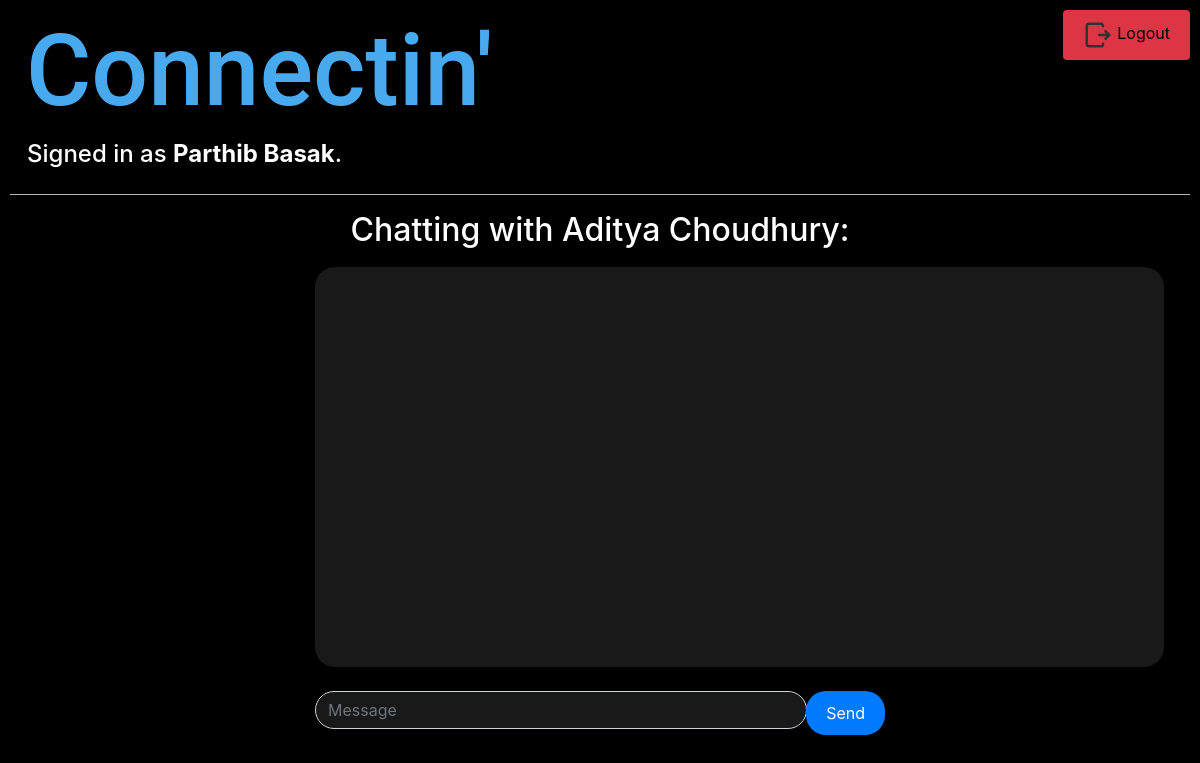
Before: /chat/parthibbasak_chatroomfor_adityachoudhury/ (signed in) with the older database file.
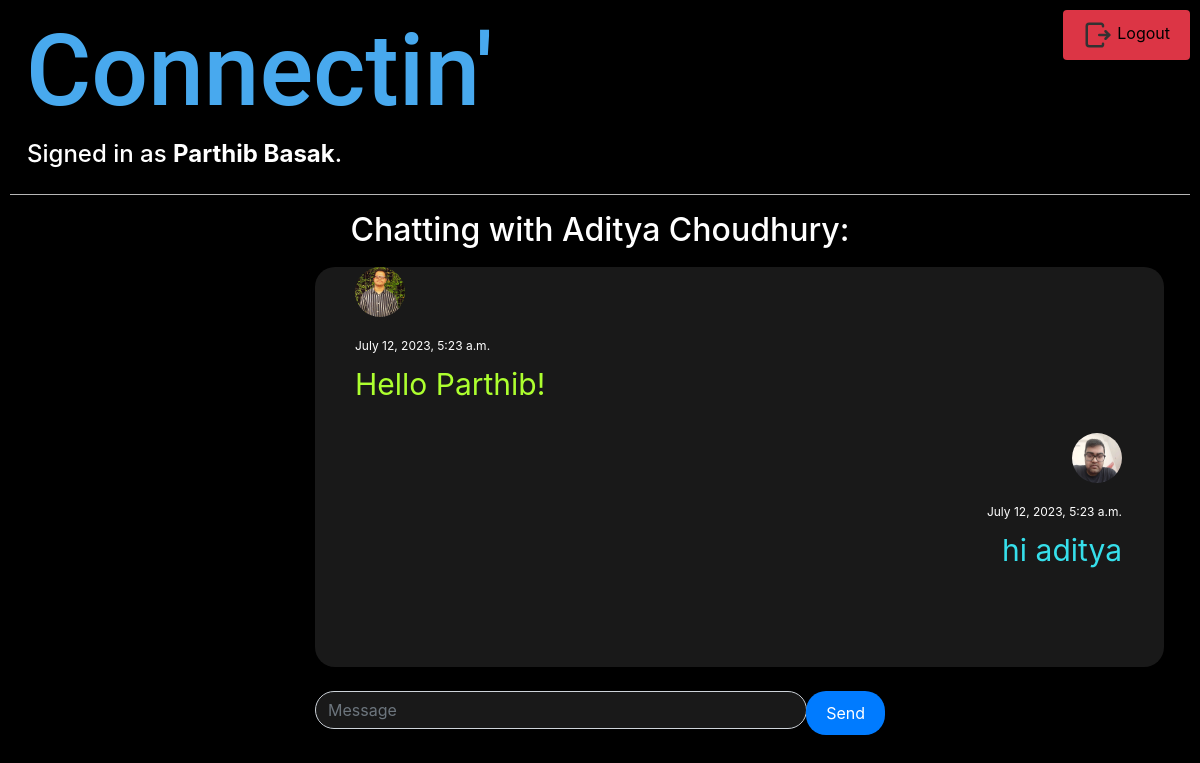
After: the same page with the newer database file.
### chat/models.py (models this page shows, shortened)
class messages(models.Model):
    roomname = models.ForeignKey(room,on_delete=models.CASCADE,related_name='roomname')
    sender=models.ForeignKey(User,related_name='sender',on_delete=models.CASCADE,blank=True)
    content=models.TextField()
    timestamp=models.DateTimeField(auto_now_add=True)

### lprofile/models.py (models this page shows, shortened)
class profile1(models.Model):
    profowner=models.ForeignKey(User,on_delete=models.CASCADE,blank=True,null=True,related_name="profowner")
    role=models.CharField(max_length=10,default='Neither')
    profimg=models.ImageField(null=True,blank=True,upload_to="media/profimages")
    cv=models.FileField(null=True,blank=True,upload_to="media/cvfiles")
    about=models.CharField(max_length=300,blank=True)
    follower=models.ManyToManyField(User,related_name="follower",blank=True)
    followers=models.ManyToManyField(User,related_name="followers",blank=True)
    connections=models.ManyToManyField(User,related_name="connections",blank=True)
    requests=models.ManyToManyField(User,related_name="requests",blank=True)

### chat/views.py (the view)
# urls.py: path("<str:room_name>/", views.roomin, name="room"),
@login_required
def roomin(request, room_name):
    try:
        room_1=room.objects.get(name=room_name)
    except ObjectDoesNotExist:
        room_1=room(name=room_name)
        room_1.save()
    chats=[]
    chats=messages.objects.filter(roomname=room_1)
    other_user=User.objects.get(username=(room_name.replace('_chatroomfor_','')).replace(request.user.username,''))
    theirprof=profile1.objects.get(profowner=other_user)
    myprof=profile1.objects.get(profowner=request.user)
    return render(request,"chat/room.html",{
        'room_name': room_name,
        'chats':chats,
        'username':request.user.username,
        'other_user':other_user,
        'theirprof':theirprof,
        'myprof':myprof
    })

### chat/templates/chat/room.html (shortened to what this page needs)
{% extends 'lprofile/layout.html' %}
{% block body %}
    <h2 style="text-align: center;">Chatting with {{ other_user.first_name }} {{ other_user.last_name }}:</h2>
    <div class="chat-message-div">
    <div id="scrollablediv" style="overflow-y: scroll;border-radius: 20px;text-align: left;width: 849px; height: 400px; font-size: 30px; background-color: rgb(25, 25, 25); ">
    <ul id="chat-log" style="list-style-type: none;color: white;">
    {% for chat in chats %}
        {% if request.user.username == chat.sender.username %}
        <li class="sent">
            {% if myprof.profimg %}
            <img style="width: 50px;height: 50px;border-radius: 50px;" src="{{ myprof.profimg.url }}" alt="me">
            {% endif %}
            <br>
            <small style="font-size: 12px;color: white;">{{ chat.timestamp }}</small>
            <p>{{chat.content}}</p>
        </li>
        {% else %}
        <li class="recieved">
            {% if theirprof.profimg %}
            <img style="width: 50px;height: 50px;border-radius: 50px;" src="{{ theirprof.profimg.url }}" alt="chatter">
            {% endif %}
            <br>
            <small style="font-size: 12px;color: white;">{{ chat.timestamp }}</small>
            <p>{{chat.content}}</p>
        </li>
        {% endif %}
    {% endfor %}
    </ul>
    </div>
    <br>
    <div class="input-group mb-3">
        <input type="text" class="form-control" id="chat-message-input" placeholder="Message" aria-describedby="basic-addon2" style="background-color: rgb(25, 25, 25); color: white;border-radius: 20px;">
        <div class="input-group-append">
            <button style="border-radius: 20px;" class="btn btn-primary" id="chat-message-submit">Send</button>
        </div>
    </div>
    </div>
{% endblock %}

Changed rows visible on the page:
added messages: profimg (picture), timestamp "July 12, 2023, 5:23 a.m.", content "Hello Parthib!"
added messages: profimg (picture), timestamp "July 12, 2023, 5:23 a.m.", content "hi aditya"
